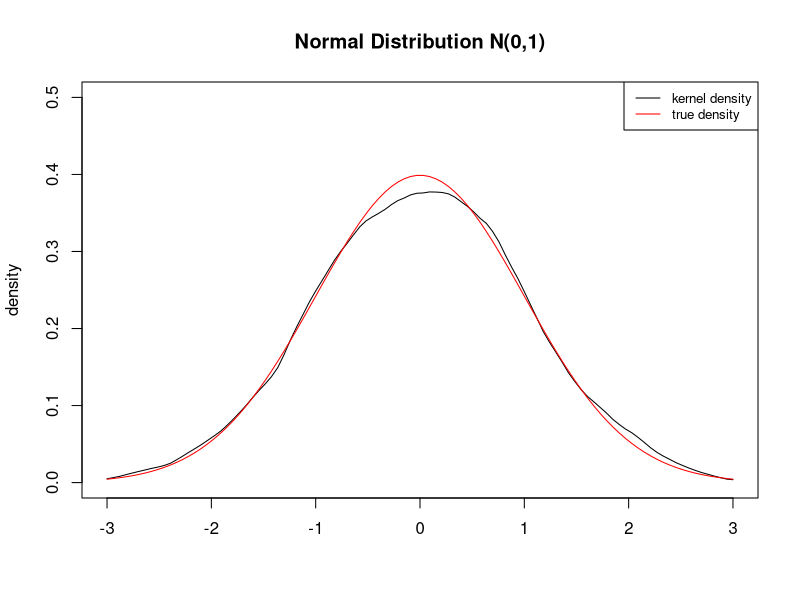
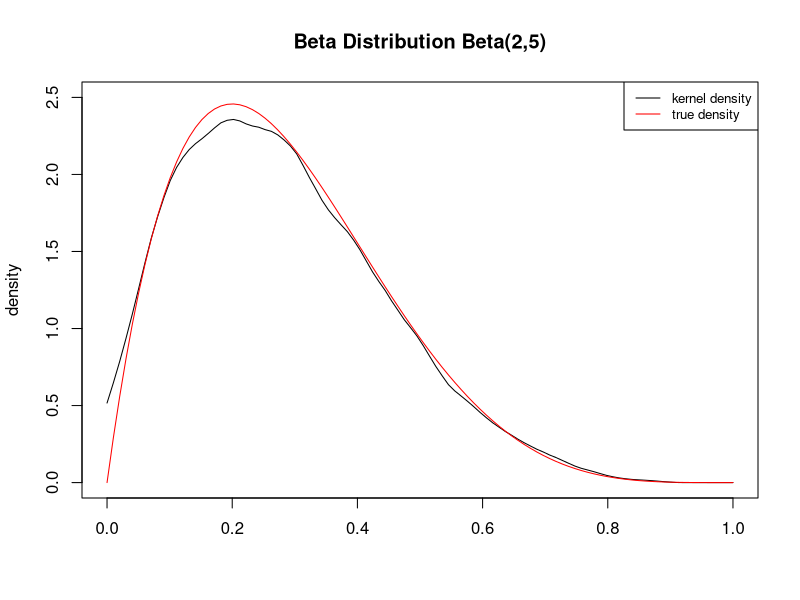
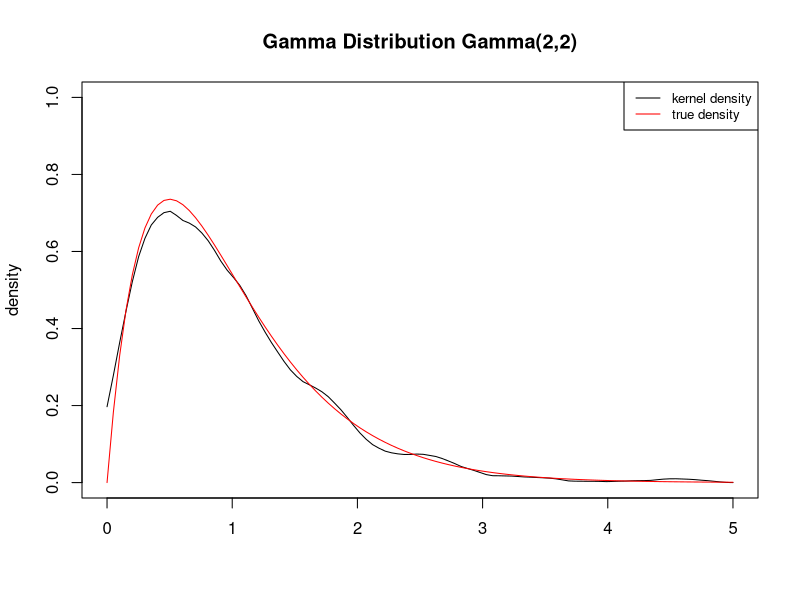
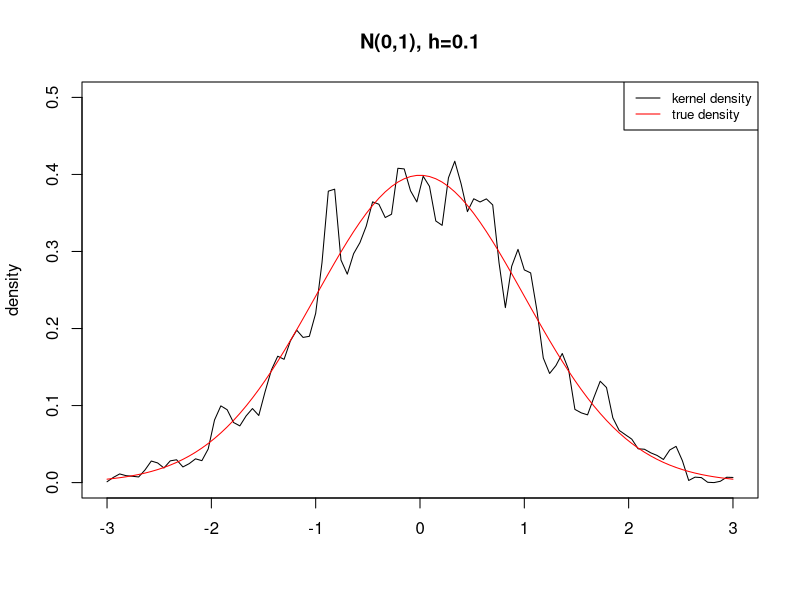
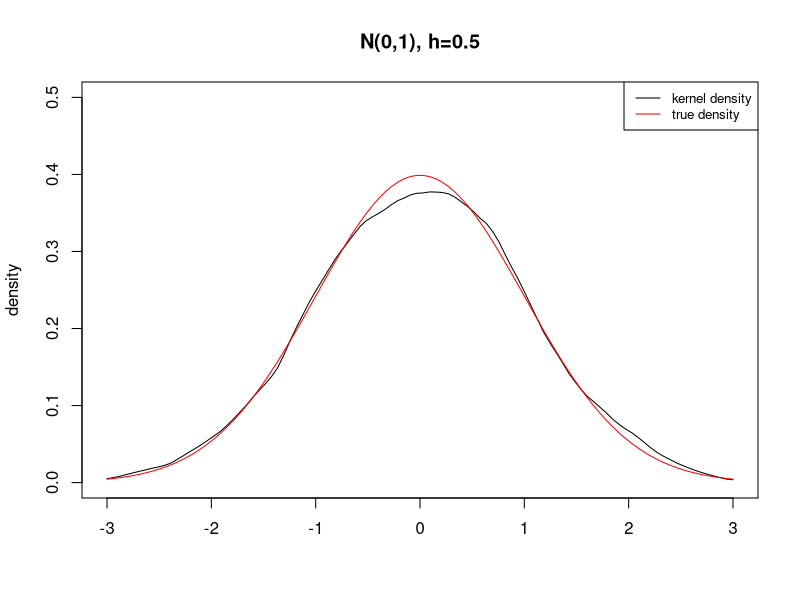
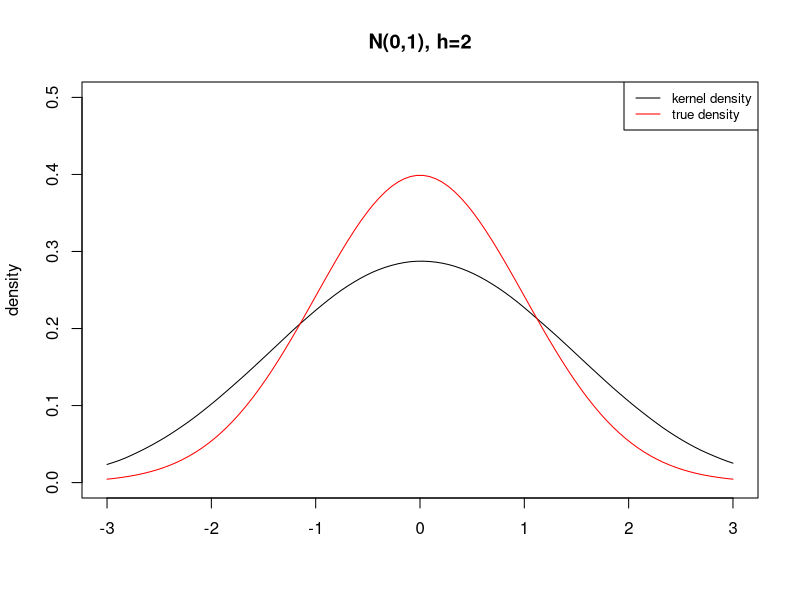

R code for these plots, in order:
## ---- chunk 1
knitr::opts_chunk$set(
  fig.width = 5,
  fig.height = 4,
  collapse = TRUE,
  comment = "#>"
)
## ---- chunk 2
kernel_density <- function(x, h, x_new){
  den <- rep(0, times = length(x_new))
  for (i in seq_along(x_new)){
    xx <- (x - x_new[i])/h
    ind <- as.numeric(abs(xx) <= 1)
    den[i] <- mean(3/4*(1 - xx^2)*ind)/h
  }
  return(den)
}
## ---- chunk 3
set.seed(2222)
# Normal distriburion
x <- rnorm(1000, 0, 1)
x_new <- seq(-3, 3, length.out = 100)
den <- kernel_density(x, h = 0.5, x_new)
plot(x_new, den, type = "l", ylim = c(0, 0.5), ylab = "density", xlab = "")
trueden <- dnorm(x_new, 0, 1)
points(x_new, trueden, type = "l", col = "red")
legend("topright", legend = c("kernel density","true density"), 
       lty = c(1, 1), col = c("black", "red"), cex = 0.8)
title("Normal Distribution N(0,1)")

# Beta distribution
x <- rbeta(1000, 2, 5)
x_new <- seq(0, 1, length.out = 100)
den <- kernel_density(x, h = 0.1, x_new)
plot(x_new, den, type = "l", ylim = c(0, 2.5), ylab = "density", xlab = "")
trueden <- dbeta(x_new, 2, 5)
points(x_new, trueden, type = "l", col = "red")
legend("topright", legend = c("kernel density","true density"), 
       lty = c(1, 1), col = c("black", "red"), cex = 0.8)
title("Beta Distribution Beta(2,5)")

# Gamma distribution
x <- rgamma(1000, 2, 2)
x_new <- seq(0, 5, length.out = 100)
den <- kernel_density(x, h = 0.3, x_new)
plot(x_new, den, type = "l", ylim = c(0, 1), ylab = "density", xlab = "")
trueden <- dgamma(x_new, 2, 2)
points(x_new, trueden, type = "l", col = "red")
legend("topright", legend = c("kernel density","true density"), 
       lty = c(1, 1), col = c("black", "red"), cex = 0.8)
title("Gamma Distribution Gamma(2,2)")
## ---- chunk 4
set.seed(2222)
x <- rnorm(1000, 0, 1)
x_new <- seq(-3, 3, length.out = 100)

# h=0.1
den <- kernel_density(x, h = 0.1, x_new)
plot(x_new, den, type = "l", ylim = c(0, 0.5), ylab = "density", xlab = "")
trueden <- dnorm(x_new, 0, 1)
points(x_new, trueden, type = "l", col = "red")
legend("topright", legend = c("kernel density","true density"), 
       lty = c(1, 1), col = c("black", "red"), cex = 0.8)
title("N(0,1), h=0.1")

#h=0.5
den <- kernel_density(x, h = 0.5, x_new)
plot(x_new, den, type = "l", ylim = c(0, 0.5), ylab = "density", xlab = "")
trueden <- dnorm(x_new, 0, 1)
points(x_new, trueden, type = "l", col = "red")
legend("topright", legend = c("kernel density","true density"), 
       lty = c(1, 1), col = c("black", "red"), cex = 0.8)
title("N(0,1), h=0.5")

#h=2
den <- kernel_density(x, h = 2, x_new)
plot(x_new, den, type = "l", ylim = c(0, 0.5), ylab = "density", xlab = "")
trueden <- dnorm(x_new, 0, 1)
points(x_new, trueden, type = "l", col = "red")
legend("topright", legend = c("kernel density","true density"), 
       lty = c(1, 1), col = c("black", "red"), cex = 0.8)
title("N(0,1), h=2")
## ---- chunk 5
lasso_reg_with_screening <- function(X, y, b, lambda, alpha){
  s <- rep(0, times = length(b))
  res <- y - X %*% b
  for (j in seq_along(b))
    s[j] <- (sum(X[, j]*res)/length(y) - lambda*(1 - alpha)*b[j])/(lambda*alpha)
  val <- (b == 0) & (abs(s) >= 1)
  return(val)
}
## ---- chunk 6
set.seed(2222)
# Generate a random design matrix X
n <- 500L
p <- 1000L
X <- matrix(rnorm(n*p), nrow = n)
# Generate the real coefficient vector b with only the first ten numbers lager than zero
b <- c(seq(1, 0.1, length.out = 10L), rep(0, times = p - 10L))
# Generate the response vector y
y <- X %*% b +rnorm(n, mean = 0, sd = 0.1)
# Generate the current coefficient vector b_cur
b_cur <- rep(0, times = p)
# Show which current coefficients violate the KKT conditions
which(lasso_reg_with_screening(X, y, b_cur, lambda = 0.8, alpha = 0.8))
